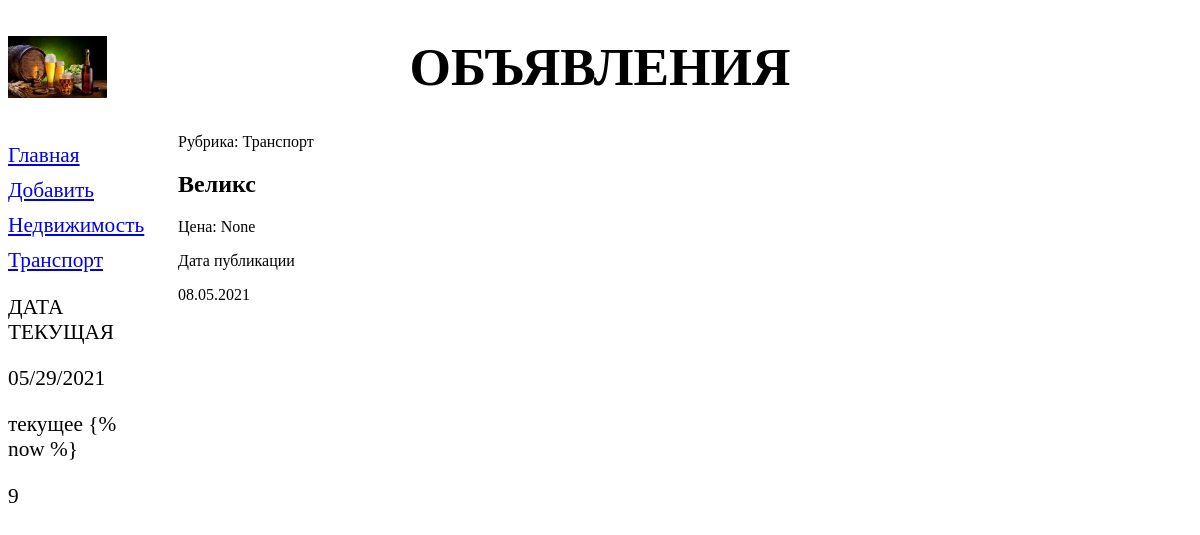
Before: /bboard/detail/6/ with the older database file.
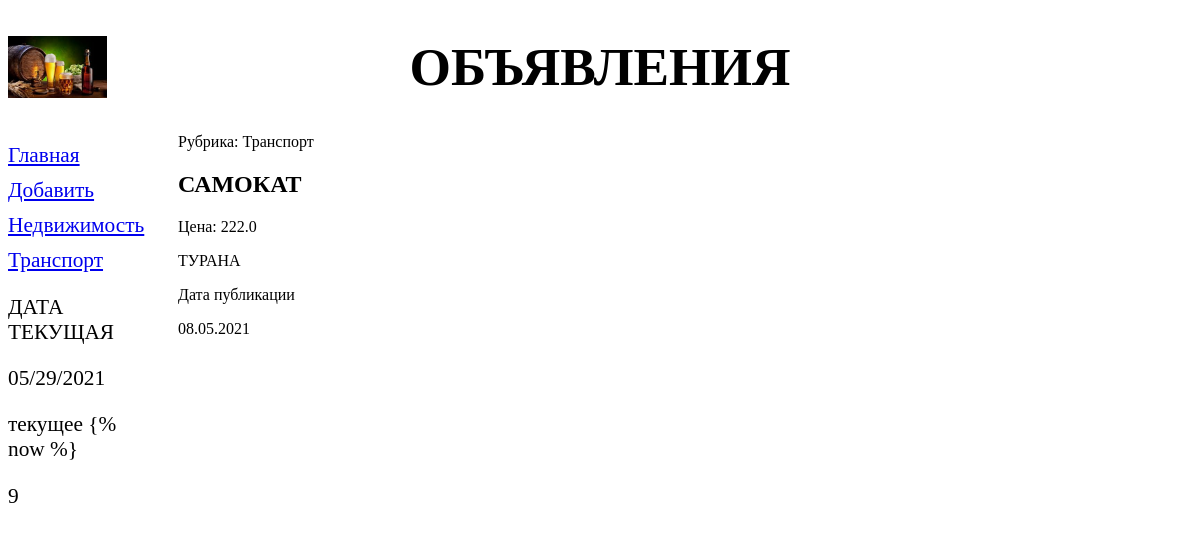
After: the same page with the newer database file.
### bboard/models.py (models this page shows, shortened)
class Bb(models.Model):
    title = models.CharField(max_length=50, verbose_name='Товар', default='Какой-то товар')
    content = models.TextField(null=True, blank=True, verbose_name='Описание')
    price = models.FloatField(null=True, blank=True, verbose_name='Цена', help_text='руб.')
    published = models.DateTimeField(auto_now_add=True, db_index=True, verbose_name='Опубликовано', help_text='Дата и время публикации товара')
    rubric=models.ForeignKey('Rubric', null=True, on_delete=models.PROTECT, verbose_name='Рубрика')
    class Meta:
        verbose_name_plural='Объявления'
        verbose_name='Объявление'
        ordering=['-published']

class Rubric(models.Model):
    name = models.CharField(max_length=20, db_index=True, verbose_name='Название')
    class Meta:
        verbose_name_plural='Рубрики'
        verbose_name='Рубрика'
        ordering=['name']

### bboard/views.py (the view)
# urls.py: path('detail/<int:pk>/', BbDetailView.as_view(), name='detail'),
class BbDetailView(DetailView):
    model = Bb
    def get_context_data(self, **kwargs):
        context=super().get_context_data(**kwargs)
        context['rubrics']=Rubric.objects.all()
        return context

### bboard/templates/bboard/bb_detail.html (shortened to what this page needs)
{% extends "layout/basic.html" %}
{% block content %}
    <div>
        <p>Рубрика: {{ bb.rubric.name }}</p>
        <h2>{{ bb.title }}</h2>
        <p>Цена: {{ bb.price }}</p>
        <p>{{ bb.content }}</p>
        <p>Дата публикации</p>
        <p>{{ bb.published|date:"d.m.Y" }}</p>
    </div>
{% endblock %}

Changed rows visible on the page:
changed Bb "Транспорт": title "Великс" → "САМОКАТ"; price "None" → "222.0"; content (not shown) → "ТУРАНА"
